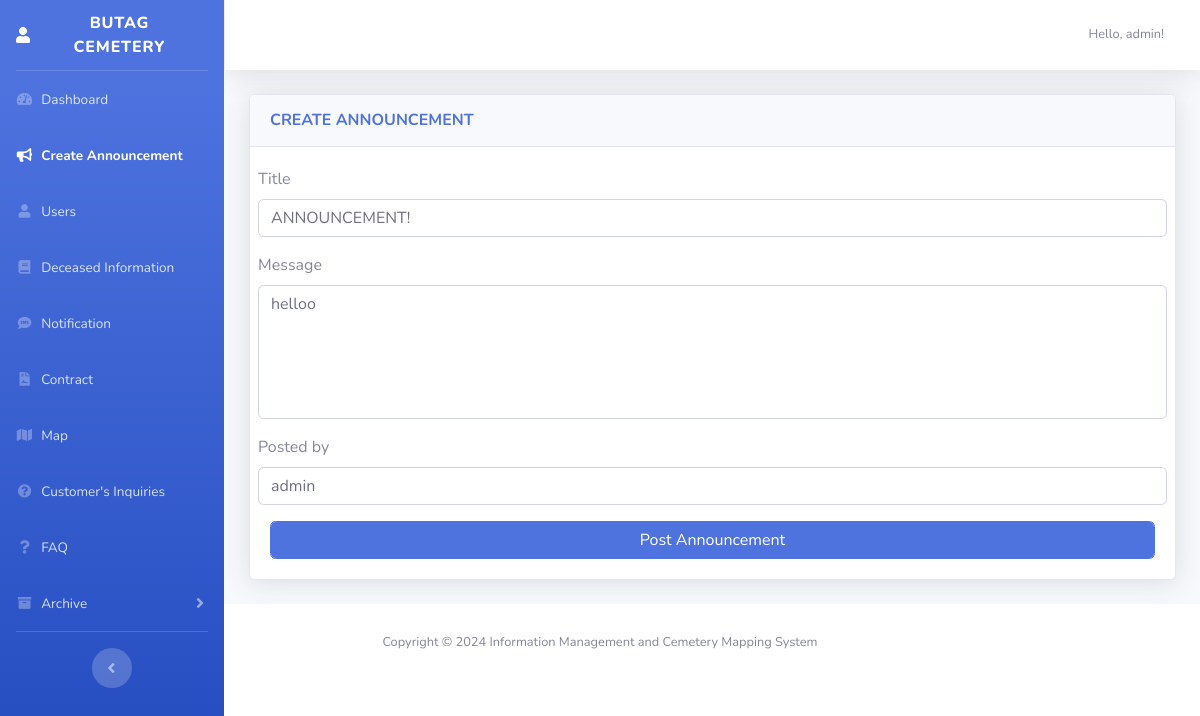
Screenshot of /pages/Admin/announcement.php (signed in) with the database file from the repository.
### tables this page shows
CREATE TABLE `tbladmincontent` (
  `aid` int(11) NOT NULL,
  `navtitles` varchar(255) NOT NULL
);

CREATE TABLE `tblannouncement` (
  `id` int(11) NOT NULL,
  `title` varchar(255) NOT NULL,
  `announcement` text NOT NULL,
  `postedby` varchar(255) NOT NULL
);

CREATE TABLE `tblcontent` (
  `id` int(11) NOT NULL,
  `title` varchar(255) NOT NULL,
  `navtitle` varchar(255) NOT NULL,
  `header1` text DEFAULT NULL,
  `description1` text DEFAULT NULL,
  `header2` text DEFAULT NULL,
  `description2` text DEFAULT NULL,
  `navlogo` longblob DEFAULT NULL,
  `headerimage1` longblob DEFAULT NULL,
  `headerimage2` longblob DEFAULT NULL
);

### pages/Admin/announcement.php (the view, shortened to what this page needs)
<?php
   include '../../db.php';
$queries="SELECT * from tbladmincontent";
$results= mysqli_query($conn,$queries);
while($rows = mysqli_fetch_assoc($results))
{
 $nav = $rows['navtitles'];
}
?>
<!DOCTYPE html>
<html lang="en">
<head>
  <link href="../../vendor/fontawesome-free/css/all.min.css" rel="stylesheet" type="text/css">
  <link href="../../css/sb-admin-2.min.css" rel="stylesheet">
  <link href="../../vendor/datatables/dataTables.bootstrap4.min.css" rel="stylesheet">
</head>
<body id="page-top">
  <div id="wrapper">
    <ul class="navbar-nav bg-gradient-primary sidebar sidebar-dark accordion" id="accordionSidebar">
      <a class="sidebar-brand d-flex align-items-center justify-content-center" href="dashboard.php">
          <i class="fas fa-user"></i>
           <div class="sidebar-brand-text mx-3"><?php echo $nav; ?></div>
      </a>
      <hr class="sidebar-divider my-0">
      <li class="nav-item">
        <a class="nav-link" href="dashboard.php">
          <i class="fas fa-fw fa-tachometer-alt"></i>
          <span>Dashboard</span></a>
      </li>
       <li class="nav-item active">
        <a class="nav-link" href="announcement.php">
          <i class="fas fa-fw fa-bullhorn"></i>
          <span>Create Announcement</span></a>
      </li>
      <li class="nav-item">
        <a class="nav-link" href="users.php">
          <i class="fas fa-fw fa-user"></i>
          <span>Users</span></a>
      </li>
      <li class="nav-item">
        <a class="nav-link" href="deceasedinfo.php">
          <i class="fas fa-fw fa-book"></i>
          <span>Deceased Information</span></a>
      </li>
      <li class="nav-item">
        <a class="nav-link" href="notification.php">
          <i class="fas fa-fw fa-sms"></i>
          <span>Notification</span></a>
      </li>
      <li class="nav-item">
        <a class="nav-link" href="contract.php">
          <i class="fas fa-fw fa-file-contract"></i>
          <span>Contract</span></a>
      </li>
      <li class="nav-item">
        <a class="nav-link" href="map.php">
          <i class="fas fa-fw fa-map"></i>
          <span>Map</span></a>
      </li>
      <li class="nav-item">
        <a class="nav-link" href="inquiries.php">
          <i class="fas fa-fw fa-question-circle"></i>
          <span>Customer's Inquiries</span></a>
      </li>
      <li class="nav-item">
        <a class="nav-link" href="faq.php">
          <i class="fas fa-fw fa-question"></i>
          <span>FAQ</span></a>
      </li>
      <li class="nav-item">
        <a class="nav-link collapsed" href="#" data-toggle="collapse" data-target="#collapseUtilities3" aria-expanded="true" aria-controls="collapseUtilities3">
          <i class="fas fa-fw fa-archive"></i>
          <span>Archive</span>
        </a>
      </li>
      <hr class="sidebar-divider d-none d-md-block">
      <div class="text-center d-none d-md-inline">
        <button class="rounded-circle border-0" id="sidebarToggle"></button>
      </div>
    </ul>
    <div id="content-wrapper" class="d-flex flex-column">
      <div id="content">
        <nav class="navbar navbar-expand navbar-light bg-white topbar mb-4 static-top shadow">
          <ul class="navbar-nav ml-auto">
            <li class="nav-item dropdown no-arrow mx-1">
              <div class="dropdown-list dropdown-menu dropdown-menu-right shadow animated--grow-in" aria-labelledby="alertsDropdown">
            <li class="nav-item dropdown no-arrow">
              <a class="nav-link dropdown-toggle" href="#" id="userDropdown" role="button" data-toggle="dropdown" aria-haspopup="true" aria-expanded="false">
                <span class="mr-2 d-none d-lg-inline text-gray-600 small">Hello, <?php echo $_SESSION['admin']; ?>!</span>
              </a>
            </li>
          </ul>
        </nav>
        <div class="container-fluid">
              <?php include '../../db.php';
$que="SELECT * from tblannouncement";
$res= mysqli_query($conn,$que);
while($data = mysqli_fetch_assoc($res))
{
  $atitle = $data['title'];
    $amessage = $data['announcement'];
    $postedby = $data['postedby'];
}
?>
                  <div class="card shadow mb-4">
                <div class="card-header py-3">
                  <h6 class="m-0 font-weight-bold text-primary">CREATE ANNOUNCEMENT</h6>
                </div>
                <div class="card-body">
                <form action="" method="post" enctype="multipart/form-data">
                <div class="form-group row">
                 <label for="atitle">Title</label>
                 <input type="text" id="atitle" class="form-control" name="atitle" placeholder="title" value="<?php echo $atitle; ?>">
                 </div>
                 <div class="form-group row">
                 <label for="amessage">Message</label>
                 <textarea class="form-control" style="resize: none;" rows="5" id="amessage" name="amessage" ><?php echo $amessage; ?></textarea>
                 </div>
                  <div class="form-group row">
                 <label for="postedby">Posted by</label>
                 <input type="text" id="postedby" class="form-control" name="postedby" value="<?php echo $postedby; ?>" >
                 </div>
                 <input type="submit" name= "update" id="update" value="Post Announcement" class="form-control btn btn-block btn-primary">
                 </form>
                  </div>
            </div>
      </div>
      </div>
      <?php include '../../db.php';
$query="SELECT * from tblcontent";
$result= mysqli_query($conn,$query);
while($row = mysqli_fetch_assoc($result))
{
    $title = $row['title'];
    }
?>
      <footer class="sticky-footer bg-white">
        <div class="container my-auto">
          <div class="copyright text-center my-auto">
          <span class="copyright">Copyright &copy; <span id="year"></span>  <?php echo $title; ?></span>
          </div>
        </div>
      </footer>
    </div>
  </div>
</body>
</html>

### pages/Admin/announcement.php (style rules this page uses)
#accordionSidebar { position: fixed; top: 0; left: 0; bottom: 0; width: 250px; background-color: #343a40; overflow-y: auto; z-index: 9999; }
#content { margin-left: 225px; transition: margin 0.3s; }

### rows the page displays
tbladmincontent: navtitles "BUTAG CEMETERY"
tblannouncement: atitle "ANNOUNCEMENT!", amessage "helloo", postedby "admin"
tblcontent: title "Information Management and Cemetery Mapping System"

### other values shown
$_SESSION['admin'] "admin"
